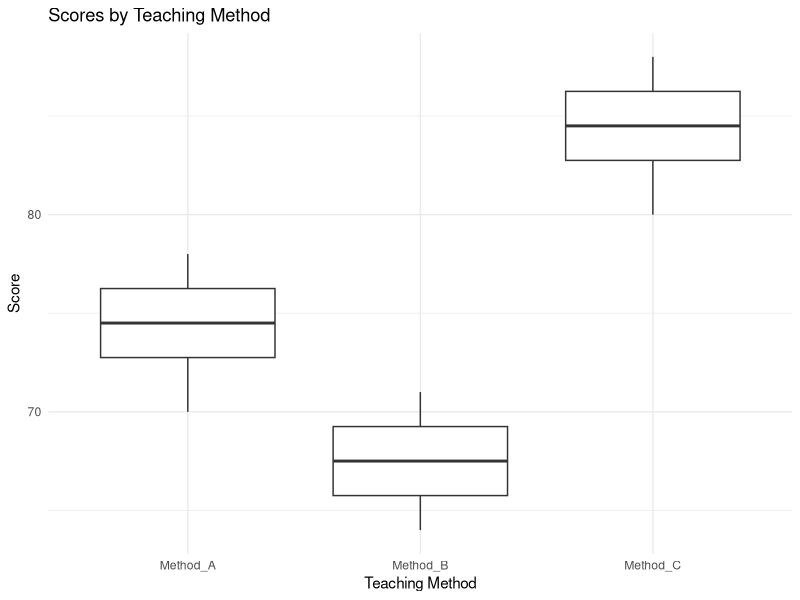

R code for this plot:
# Chapter 90: Statistics Mini Project

library(ggplot2)

scores <- data.frame(
  method=factor(rep(c("Method_A","Method_B","Method_C"), each=8)),
  score=c(
    72,75,70,78,74,76,73,77,
    65,68,70,66,69,67,71,64,
    82,85,88,80,84,86,83,87
  )
)

print(scores)

summary_data <- aggregate(score ~ method, data=scores, FUN=mean)
print(summary_data)

model <- aov(score ~ method, data=scores)
print(summary(model))
print(TukeyHSD(model))

ggplot(scores, aes(x=method, y=score)) +
  geom_boxplot() +
  labs(
    title="Scores by Teaching Method",
    x="Teaching Method",
    y="Score"
  ) +
  theme_minimal()

p_value <- summary(model)[[1]][["Pr(>F)"]][1]

cat("ANOVA p-value:", p_value, "\n")

if (p_value < 0.05) {
  cat("Conclusion: Significant difference detected.\n")
} else {
  cat("Conclusion: No significant difference detected.\n")
}
